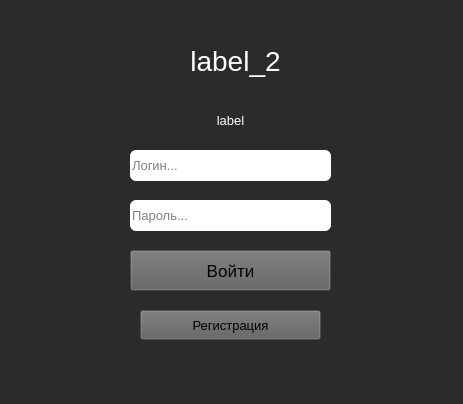
<?xml version="1.0" encoding="UTF-8"?>
<ui version="4.0">
 <class>MainWindow</class>
 <widget class="QMainWindow" name="MainWindow">
  <property name="geometry">
   <rect>
    <x>0</x>
    <y>0</y>
    <width>463</width>
    <height>404</height>
   </rect>
  </property>
  <property name="windowTitle">
   <string>MainWindow</string>
  </property>
  <property name="styleSheet">
   <string notr="true">background-color:rgb(43, 43, 43)</string>
  </property>
  <widget class="QWidget" name="centralwidget">
   <widget class="QLineEdit" name="passwordi">
    <property name="geometry">
     <rect>
      <x>130</x>
      <y>200</y>
      <width>201</width>
      <height>31</height>
     </rect>
    </property>
    <property name="font">
     <font>
      <pointsize>10</pointsize>
     </font>
    </property>
    <property name="styleSheet">
     <string notr="true">border:solid rgb(175, 175, 175);
border-radius: 6px;
background-color: white;
color: black;
TextInput.Password</string>
    </property>
    <property name="text">
     <string/>
    </property>
    <property name="placeholderText">
     <string>Пароль...</string>
    </property>
   </widget>
   <widget class="QPushButton" name="pbtn2">
    <property name="geometry">
     <rect>
      <x>140</x>
      <y>310</y>
      <width>181</width>
      <height>30</height>
     </rect>
    </property>
    <property name="font">
     <font>
      <pointsize>10</pointsize>
     </font>
    </property>
    <property name="styleSheet">
     <string notr="true">QPushButton{
	background-color:rgba(95, 95, 95, 70)
}
QPushButton::hover{
	background-color:rgba(172, 115, 172, 80);
	color: white;
}
QPushButton::pressed{
	background-color: rgba(220, 109, 165, 80);
	color: black;
}</string>
    </property>
    <property name="text">
     <string>Регистрация</string>
    </property>
   </widget>
   <widget class="QLineEdit" name="logini">
    <property name="geometry">
     <rect>
      <x>130</x>
      <y>150</y>
      <width>201</width>
      <height>31</height>
     </rect>
    </property>
    <property name="font">
     <font>
      <pointsize>10</pointsize>
     </font>
    </property>
    <property name="styleSheet">
     <string notr="true">border:solid rgb(175, 175, 175);
border-radius: 6px;
background-color: white;
color: black;</string>
    </property>
    <property name="text">
     <string/>
    </property>
    <property name="placeholderText">
     <string>Логин...</string>
    </property>
   </widget>
   <widget class="QPushButton" name="pbtn1">
    <property name="geometry">
     <rect>
      <x>130</x>
      <y>250</y>
      <width>201</width>
      <height>41</height>
     </rect>
    </property>
    <property name="font">
     <font>
      <pointsize>13</pointsize>
     </font>
    </property>
    <property name="styleSheet">
     <string notr="true">QPushButton{
	background-color:rgba(95, 95, 95, 70)
}
QPushButton::hover{
	background-color:rgba(172, 115, 172, 80);
	color: white;
}
QPushButton::pressed{
	background-color:rgba(220, 109, 165, 80);
	color: black;
}</string>
    </property>
    <property name="text">
     <string>Войти</string>
    </property>
   </widget>
   <widget class="QLabel" name="label_2">
    <property name="geometry">
     <rect>
      <x>80</x>
      <y>40</y>
      <width>311</width>
      <height>41</height>
     </rect>
    </property>
    <property name="font">
     <font>
      <pointsize>21</pointsize>
     </font>
    </property>
    <property name="layoutDirection">
     <enum>Qt::LeftToRight</enum>
    </property>
    <property name="styleSheet">
     <string notr="true">color: white;</string>
    </property>
    <property name="text">
     <string>label_2</string>
    </property>
    <property name="alignment">
     <set>Qt::AlignCenter</set>
    </property>
   </widget>
   <widget class="QLabel" name="label">
    <property name="geometry">
     <rect>
      <x>10</x>
      <y>105</y>
      <width>441</width>
      <height>31</height>
     </rect>
    </property>
    <property name="font">
     <font>
      <pointsize>10</pointsize>
     </font>
    </property>
    <property name="layoutDirection">
     <enum>Qt::LeftToRight</enum>
    </property>
    <property name="styleSheet">
     <string notr="true">color: white;</string>
    </property>
    <property name="text">
     <string>label</string>
    </property>
    <property name="alignment">
     <set>Qt::AlignCenter</set>
    </property>
   </widget>
  </widget>
  <widget class="QStatusBar" name="statusbar"/>
 </widget>
 <resources/>
 <connections/>
</ui>
